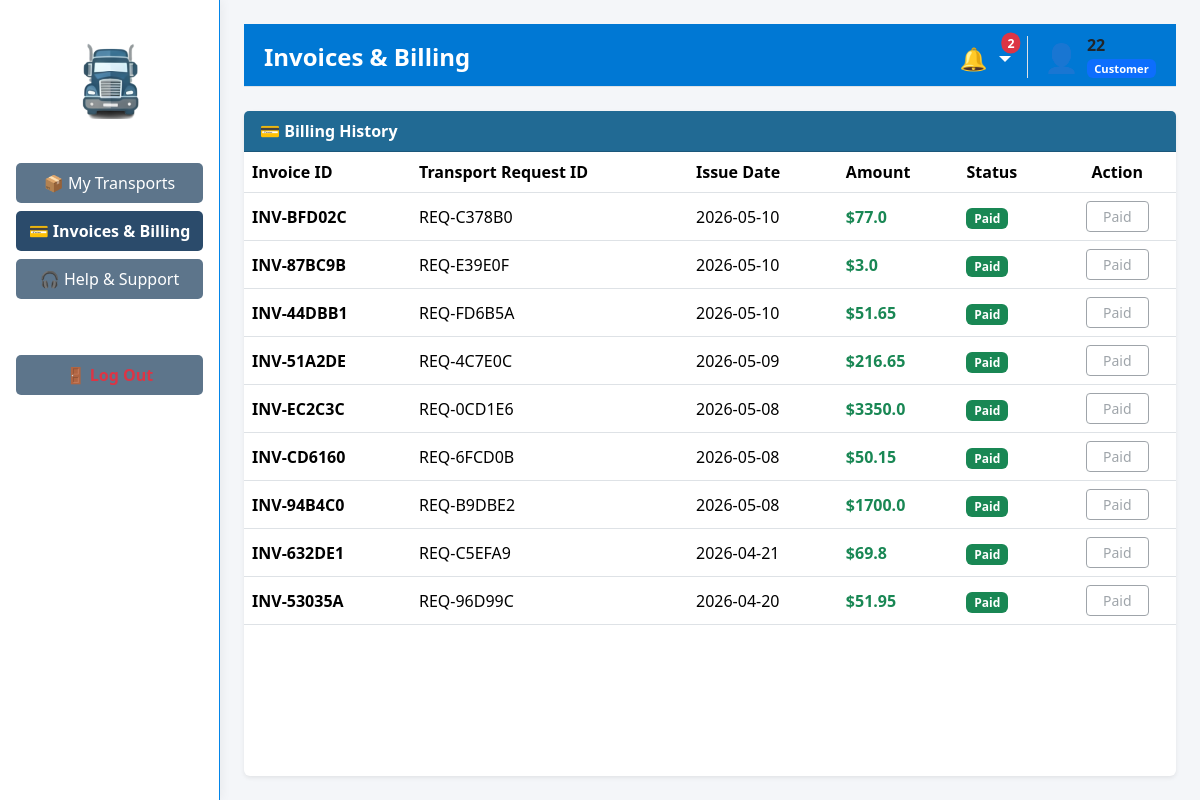
/portal/invoices (signed in), run on the app's committed database.
### tables this page shows
CREATE TABLE invoices (
                        id TEXT PRIMARY KEY,
                        request_id TEXT NOT NULL,
                        client_name TEXT NOT NULL,
                        amount REAL NOT NULL,
                        issue_date TEXT NOT NULL,
                        status TEXT NOT NULL
                    );

### app/routes/customer_routes.py (the view)
@customer_bp.route('/portal/invoices', methods=['GET'])
def invoices():
    if 'user_id' not in session or session.get('role') != 'Customer': return redirect(url_for('auth.login'))
    username = session.get('username')
    view_data = cust_logic.load_customer_invoices(username)
    notifications, unread_count = get_header_data()
    return render_template('customer/invoices.html', data=view_data, username=username, notifications=notifications, unread_count=unread_count)

### app/controllers/customer_controller.py (called while the page is built)
    def load_customer_invoices(self, username: str) -> Dict[str, Any]:
        data: Dict[str, Any] = {}
        try:
            data["invoices"] = self.invoice_model.get_client_invoices(username)
            return data
        except Exception as error:
            logging.error(f"Error loading invoices: {error}")
            data["invoices"] = []
            return data

### app/models/invoice_model.py (called while the page is built)
    def get_client_invoices(self, client_name: str) -> List[Dict[str, Any]]:
        invoices: List[Dict[str, Any]] = []
        try:
            with sqlite3.connect(DB_PATH) as connection:
                connection.row_factory = sqlite3.Row
                db_cursor = connection.cursor()
                db_cursor.execute("SELECT * FROM invoices WHERE LOWER(TRIM(client_name)) = LOWER(TRIM(?)) ORDER BY issue_date DESC", (client_name,))
                rows = db_cursor.fetchall()
                for row in rows:
                    invoices.append(dict(row))
                return invoices
        except sqlite3.Error as db_error:
            logging.error(f"Error fetching invoices: {db_error}")
            return invoices

### app/models/notification_model.py (called while the page is built)
    def get_unread_notifications(self, target1: str, target2: str = '') -> List[Dict[str, Any]]:
        try:
            with sqlite3.connect(DB_PATH) as conn:
                conn.row_factory = sqlite3.Row
                cursor = conn.execute(
                    "SELECT * FROM notifications WHERE target_role IN (?, ?, 'All') AND is_read = 0 ORDER BY timestamp DESC",
                    (str(target1).strip(), str(target2).strip())
                )
                return [dict(row) for row in cursor.fetchall()]
        except sqlite3.Error as e:
            logging.error(f"Error fetching notifications: {e}")
            return []

### app/routes/customer_routes.py (called while the page is built)
def get_header_data():
    from app.models.notification_model import NotificationModel
    notif_db = NotificationModel()
    username = str(session.get('username', '')).strip()
    role = str(session.get('role', 'Customer')).strip()
    try:
        notifications = notif_db.get_unread_notifications(username, role)
        return notifications, len(notifications)
    except Exception as e:
        logging.error(f"Error fetching customer notifications: {e}")
        return [], 0

### app/templates/customer/invoices.html (shortened to what this page needs)
{% extends "layouts/customer_layout.html" %}
{% block page_header %}Invoices & Billing{% endblock %}
{% block content %}
<div class="card shadow-sm border-0">
    <div class="card-header text-white fw-bold" style="background-color: #216a94;">
        💳 Billing History
    </div>
    <div class="card-body p-0">
        <table class="table table-hover mb-0 align-middle">
            <thead class="bg-light">
                <tr>
                    <th>Invoice ID</th>
                    <th>Transport Request ID</th>
                    <th>Issue Date</th>
                    <th>Amount</th>
                    <th>Status</th>
                    <th class="text-center">Action</th>
                </tr>
            </thead>
            <tbody>
                {% if data.invoices|length == 0 %}
                <tr>
                    <td colspan="6" class="text-center py-5">
                        <h1 class="display-4 text-muted">🧾</h1>
                        <p class="text-muted mt-2">You currently have no pending invoices.</p>
                    </td>
                </tr>
                {% else %}
                    {% for inv in data.invoices %}
                    <tr>
                        <td class="fw-bold">{{ inv.id }}</td>
                        <td>{{ inv.request_id }}</td>
                        <td>{{ inv.issue_date }}</td>
                        <td class="fw-bold text-success">${{ inv.amount }}</td>
                        <td>
                            <span class="badge bg-{{ 'success' if inv.status == 'Paid' else 'warning text-dark' }}">
                                {{ inv.status }}
                            </span>
                        </td>
                        <td class="text-center">
                            {% if inv.status == 'Pending' %}
                            <form method="POST" action="{{ url_for('customer.pay_invoice', invoice_id=inv.id) }}" style="margin: 0;">
                                <button type="submit" class="btn btn-sm btn-primary px-3 shadow-sm" onclick="return confirm('Confirm payment of ${{ inv.amount }} for {{ inv.id }}?');">Pay Now</button>
                            </form>
                            {% else %}
                            <button class="btn btn-sm btn-outline-secondary px-3" disabled>Paid</button>
                            {% endif %}
                        </td>
                    </tr>
                    {% endfor %}
                {% endif %}
            </tbody>
        </table>
    </div>
</div>
{% endblock %}

### app/static/css/style.css (style rules this page uses)
body { margin: 0; padding: 0; font-family: 'Segoe UI', Tahoma, Geneva, Verdana, sans-serif; }
.card { display: flex; flex-direction: column; height: 100%; }

### data on the page
invoices: id "INV-BFD02C", request_id "REQ-C378B0", issue_date "2026-05-10", amount "77.0", status "Paid"
invoices: id "INV-87BC9B", request_id "REQ-E39E0F", issue_date "2026-05-10", amount "3.0", status "Paid"
invoices: id "INV-44DBB1", request_id "REQ-FD6B5A", issue_date "2026-05-10", amount "51.65", status "Paid"
invoices: id "INV-51A2DE", request_id "REQ-4C7E0C", issue_date "2026-05-09", amount "216.65", status "Paid"
invoices: id "INV-EC2C3C", request_id "REQ-0CD1E6", issue_date "2026-05-08", amount "3350.0", status "Paid"
invoices: id "INV-CD6160", request_id "REQ-6FCD0B", issue_date "2026-05-08", amount "50.15", status "Paid"
invoices: id "INV-94B4C0", request_id "REQ-B9DBE2", issue_date "2026-05-08", amount "1700.0", status "Paid"
invoices: id "INV-632DE1", request_id "REQ-C5EFA9", issue_date "2026-04-21", amount "69.8", status "Paid"
invoices: id "INV-53035A", request_id "REQ-96D99C", issue_date "2026-04-20", amount "51.95", status "Paid"

### other printed values
{{ unread_count }} "2"
{{ session.get('username', 'Guest') }} "22"
{{ session.get('role', 'User') }} "Customer"
